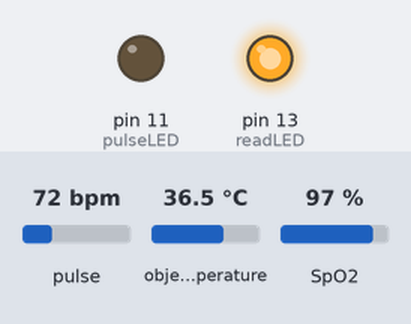
Bench run of a sketch on a simulated Arduino Uno, built with avr-gcc and run on an emulated ATmega328P. On the bench: output pins drawn as LEDs (lit = HIGH). Inputs (shaded band) come from the test bench; at power-on: pulse 72 bpm, object temperature 36.5 °C, SpO2 97 %. The ROS host is connected and sends only what is stated.

Above: at 0.05 s.
At 0.5 s:
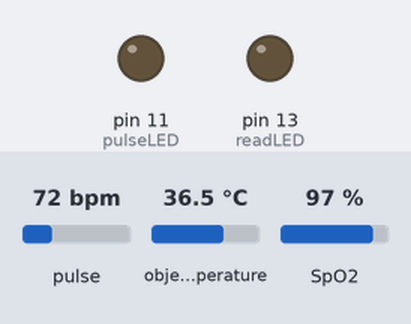
Timing chart, 0 to 3.0 s (numbered marks = the images above):
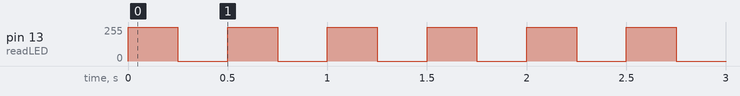

The sketch:

OptimiseSampleRate.ino
```cpp
// ROS includes START
#include <ros.h>
#include <std_msgs/String.h>
#include <std_msgs/Float32MultiArray.h>
// ROS includes END

#include <Wire.h>
#include "MAX30105.h"
#include <Adafruit_MLX90614.h>

#include "heartRate.h"
#include "spo2_algorithm.h"

// Set to true to print statements to track program flow.
bool DIAG = true;

// ROS msgs and Publishers START
std_msgs::Float32MultiArray temp_msg;
ros::Publisher pub_temp("temp", &temp_msg);

std_msgs::Float32MultiArray heart_msg;
ros::Publisher pub_heart("heart", &heart_msg);

std_msgs::Float32MultiArray spo2_msg;
ros::Publisher pub_spo2("spo2", &spo2_msg);

ros::NodeHandle node;
// ROS msgs and Publisher END

// Temp sensor objects
Adafruit_MLX90614 mlx = Adafruit_MLX90614();
// PulseOx sensor objects
MAX30105 particleSensor;

#define MAX_BRIGHTNESS 255

#if defined(__AVR_ATmega328P__) || defined(__AVR_ATmega168__)
//Arduino Uno doesn't have enough SRAM to store 100 samples of IR led data and red led data in 32-bit format
//To solve this problem, 16-bit MSB of the sampled data will be truncated. Samples become 16-bit data.
uint16_t irBuffer[100]; //infrared LED sensor data
uint16_t redBuffer[100];  //red LED sensor data
#else
uint32_t irBuffer[100]; //infrared LED sensor data
uint32_t redBuffer[100];  //red LED sensor data
#endif

int32_t bufferLength = 100; //data length
int32_t spo2; //SPO2 value
int8_t validSPO2; //indicator to show if the SPO2 calculation is valid
int32_t heartRate; //heart rate value
int8_t validHeartRate; //indicator to show if the heart rate calculation is valid

byte pulseLED = 11; //Must be on PWM pin
byte readLED = 13; //Blinks with each data read

const byte RATE_SIZE = 1; //Increase this for more averaging. 4 is good.
byte rates[RATE_SIZE]; //Array of heart rates
byte rateSpot = 0;
long lastBeat = 0; //Time at which the last beat occurred

float beatsPerMinute;
int beatAvg;

// Led diagnostic blinking to let you know the process has started.
bool ledGoBrrr = false;

void setup()
{
//  Serial.begin(57600);
  // Serial.println("Initializing...");

  temp_msg.layout.dim[0].size = 1;
  temp_msg.layout.data_offset = 0;
  temp_msg.data = (float *)malloc(sizeof(float));
  temp_msg.data_length = 1;

  heart_msg.layout.dim[0].size = 1;
  heart_msg.layout.data_offset = 0;
  heart_msg.data = (float *)malloc(sizeof(float));
  heart_msg.data_length = 1;

  spo2_msg.layout.dim[0].size = 1;
  spo2_msg.layout.data_offset = 0;
  spo2_msg.data = (float *)malloc(sizeof(float));
  spo2_msg.data_length = 1;

  // Init ROS node
  node.initNode();
  node.advertise(pub_temp);
  node.advertise(pub_heart);
  node.advertise(pub_spo2);

//  // Initialize sensor
//  if (!particleSensor.begin(Wire, I2C_SPEED_FAST)) //Use default I2C port, 400kHz speed
//  {
//    Serial.println("MAX30105 was not found. Please check wiring/power. ");
//    while (1);
//  }
//  Serial.println("Place your index finger on the sensor with steady pressure.");

  // Start temp sensor
  mlx.begin();

  // Start PulseOx sensor
  particleSensor.begin(Wire, I2C_SPEED_FAST);

  // PulseOx Leds
  pinMode(pulseLED, OUTPUT);
  pinMode(readLED, OUTPUT);

  byte ledBrightness = 60; //Options: 0=Off to 255=50mA
  byte sampleAverage = 1; //Options: 1, 2, 4, 8, 16, 32
  byte ledMode = 2; //Options: 1 = Red only, 2 = Red + IR, 3 = Red + IR + Green
  int sampleRate = 200; //Options: 50, 100, 200, 400, 800, 1000, 1600, 3200
  int pulseWidth = 69; //Options: 69, 118, 215, 411
  int adcRange = 4096; //Options: 2048, 4096, 8192, 16384

  //Configure sensor with these settings
  particleSensor.setup(ledBrightness, sampleAverage, ledMode, sampleRate, pulseWidth, adcRange);

}

void loop()
{

// Blink LED to let operator know that the device is working properly before main loop occurs.
  while(!ledGoBrrr)
  {
    // DIAG PRINT STATEMENT
    if(DIAG){
      Serial.println("Blinking LED at Start");
    }

    for (int k = 0; k < 7; k++)
      {
        int wait = 250;
        digitalWrite(readLED, HIGH); //Blink onboard LED with every data read
        delay(wait);                       // wait for a second
        digitalWrite(readLED, LOW);
        delay(wait);
      }
      ledGoBrrr = true;
  }

  // DIAG PRINT STATEMENT
  if(DIAG){
    Serial.println("Initial Sample Read");
  }

  for (byte i = 0 ; i < bufferLength ; i++)
    {
      digitalWrite(readLED, !digitalRead(readLED)); //Blink onboard LED with every data read
      redBuffer[i] = particleSensor.getRed();
      irBuffer[i] = particleSensor.getIR();
      particleSensor.nextSample(); //We're finished with this sample so move to next sample
    }

//  calculate heart rate and SpO2 after first 100 samples (first 4 seconds of samples)
//  maxim_heart_rate_and_oxygen_saturation(irBuffer, bufferLength, redBuffer, &spo2, &validSPO2, &heartRate, &validHeartRate);

  // DIAG PRINT STATEMENT
  if(DIAG){
    Serial.println("Continuous Loop Begin");
  }

  while(1){
      //take 15 sets of samples before calculating the heart rate.
      for (byte i = bufferLength*(3/4); i < bufferLength; i++)
      {
        digitalWrite(readLED, !digitalRead(readLED)); //Blink onboard LED with every data read

        redBuffer[i] = particleSensor.getRed();
        irBuffer[i] = particleSensor.getIR();
        particleSensor.nextSample(); //We're finished with this sample so move to next sample
      }

    maxim_heart_rate_and_oxygen_saturation(irBuffer, bufferLength, redBuffer, &spo2, &validSPO2, &heartRate, &validHeartRate);

  //
  //  long irValue = particleSensor.getIR();
  //
  //  if (checkForBeat(irValue) == true)
  //  {
  //    //We sensed a beat!
  //    long delta = millis() - lastBeat;
  //    lastBeat = millis();
  //
  //    beatsPerMinute = 60 / (delta / 1000.0);
  //
  //    if (beatsPerMinute < 255 && beatsPerMinute > 20)
  //    {
  //      rates[rateSpot++] = (byte)beatsPerMinute; //Store this reading in the array
  //      rateSpot %= RATE_SIZE; //Wrap variable
  //
  //      //Take average of readings
  //      beatAvg = 0;
  //      for (byte x = 0 ; x < RATE_SIZE ; x++)
  //        beatAvg += rates[x];
  //      beatAvg /= RATE_SIZE;
  //    }
  //  }

      temp_msg.data[0] = mlx.readObjectTempF();
      heart_msg.data[0] = heartRate;
      spo2_msg.data[0] = spo2;

      pub_temp.publish(&temp_msg);
      pub_heart.publish(&heart_msg);
      pub_spo2.publish(&spo2_msg);

      node.spinOnce();
  }
}
```

License.ino
```cpp
// (licence header left out)

```
